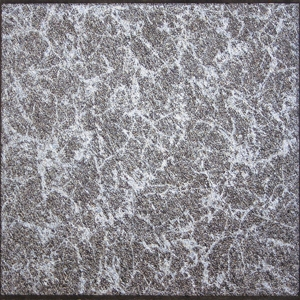
#> input picture image_generator/textures/blotchy.jpeg, 300 x 300 px, given in place of blotchy.jpeg.jpeg, which was not available
$ python -i generate_shape.py   (imports and definitions only)
#> lines starting #> are read from the running program, lines starting #| are printed output that depends on the picture
"""
Code for generating pictures of shapes on a gray background.
"""
import random
from collections import namedtuple
from pathlib import Path
from typing import Optional, Tuple

import numpy as np
from PIL import Image, ImageDraw, ImageChops

""" Color and Shape Definitions """

colors = {"red": (225, 0, 0),
          "green": (0, 225, 0),
          "blue": (0, 0, 225),
          "gray": (128, 128, 128)}

shapes = ["circle", "square", "triangle"]

""" Texture Definitions """

texture_names = ["blotchy", "knitted", "lacelike", "marbled", "porous"]
textures_dir = Path("data/textures/")
textures = {}


def _load_texture(texture_name: str) -> Image:
    """ Loads textures from files """
#> called with texture_name = 'textures/blotchy.jpeg'
    global textures_dir
    texture_image = Image.open(textures_dir / "{}.jpeg".format(texture_name))
#> texture_image is the input picture: PIL image 300x300 RGB; mean R, G, B 142.8, 140.6, 145.8
    return texture_image.resize((224, 224)).convert("L").convert("RGBA")
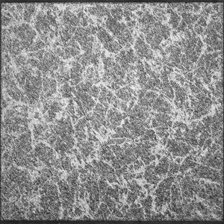
#> returned value: PIL image 224x224 RGBA; mean R, G, B, A 141.9, 141.9, 141.9, 255


# [6 lines left out: function get_texture, not called in this run]


""" Code for Drawing Shapes """

Shape = namedtuple("Shape", "shape color center_x center_y radius rotation")


# [65 lines left out: functions generate_shape, _draw_shape, draw_shape, not called in this run]


# pixels: Overlap in pixels
# percentage: Overlap in percentage of combined area
# percentage1: Overlap in percentage of img1's area
# percentage2: Overlap in percentage of img2's area
Overlap = namedtuple("Overlap", "pixels percentage percentage1 percentage2")


def _get_area(img: Image) -> int:
    return np.asarray(img, dtype="int8").sum()


# [20 lines left out: function calculate_overlap, not called in this run]

>>> result = _load_texture('textures/blotchy.jpeg')

$ run again, on image_generator/textures/knitted.jpeg
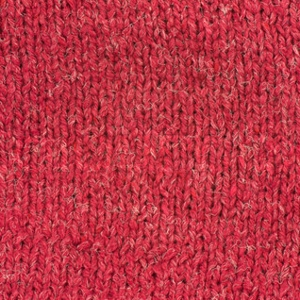
#> input picture image_generator/textures/knitted.jpeg, 300 x 300 px, given in place of knitted.jpeg.jpeg, which was not available
#> in _load_texture, texture_image is the input picture: PIL image 300x300 RGB; mean R, G, B 187.5, 53.2, 68.5
#> in _load_texture, `return texture_image.resize((224, 224)).convert("L").convert("RGBA")`:
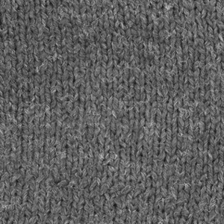
#> returned value: PIL image 224x224 RGBA; mean R, G, B, A 95.1, 95.1, 95.1, 255
